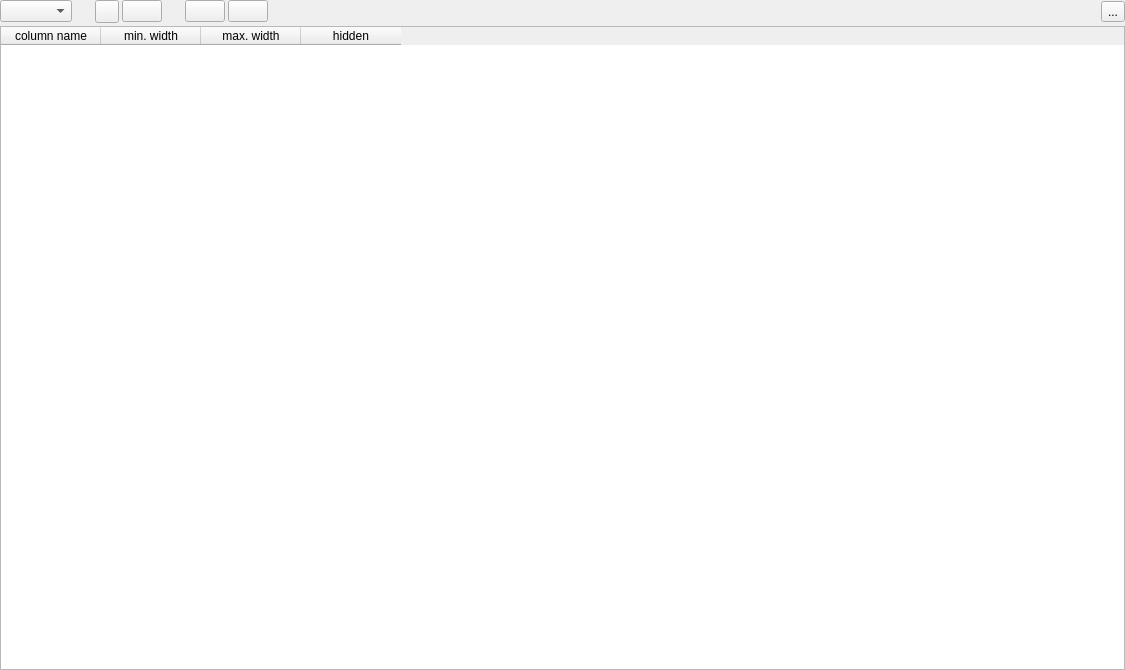
<?xml version="1.0" encoding="UTF-8"?>
<ui version="4.0">
 <class>ColumnConfigWidget</class>
 <widget class="QWidget" name="ColumnConfigWidget">
  <property name="geometry">
   <rect>
    <x>0</x>
    <y>0</y>
    <width>1125</width>
    <height>670</height>
   </rect>
  </property>
  <property name="windowTitle">
   <string>Form</string>
  </property>
  <layout class="QVBoxLayout" name="verticalLayout">
   <property name="spacing">
    <number>3</number>
   </property>
   <property name="leftMargin">
    <number>0</number>
   </property>
   <property name="topMargin">
    <number>0</number>
   </property>
   <property name="rightMargin">
    <number>0</number>
   </property>
   <property name="bottomMargin">
    <number>0</number>
   </property>
   <item>
    <layout class="QHBoxLayout" name="horizontalLayout">
     <property name="spacing">
      <number>3</number>
     </property>
     <item>
      <widget class="QComboBox" name="type"/>
     </item>
     <item>
      <spacer name="horizontalSpacer_3">
       <property name="orientation">
        <enum>Qt::Horizontal</enum>
       </property>
       <property name="sizeType">
        <enum>QSizePolicy::Fixed</enum>
       </property>
       <property name="sizeHint" stdset="0">
        <size>
         <width>20</width>
         <height>10</height>
        </size>
       </property>
      </spacer>
     </item>
     <item>
      <widget class="QToolButton" name="import_btn">
       <property name="toolTip">
        <string>Add column names for current sample</string>
       </property>
       <property name="text">
        <string/>
       </property>
       <property name="icon">
        <iconset resource="GSvar.qrc">
         <normaloff>:/Icons/Add.png</normaloff>:/Icons/Add.png</iconset>
       </property>
      </widget>
     </item>
     <item>
      <widget class="QPushButton" name="clear_btn">
       <property name="toolTip">
        <string>Clear column settings</string>
       </property>
       <property name="text">
        <string/>
       </property>
       <property name="icon">
        <iconset resource="GSvar.qrc">
         <normaloff>:/Icons/Remove.png</normaloff>:/Icons/Remove.png</iconset>
       </property>
      </widget>
     </item>
     <item>
      <spacer name="horizontalSpacer_2">
       <property name="orientation">
        <enum>Qt::Horizontal</enum>
       </property>
       <property name="sizeType">
        <enum>QSizePolicy::Fixed</enum>
       </property>
       <property name="sizeHint" stdset="0">
        <size>
         <width>20</width>
         <height>10</height>
        </size>
       </property>
      </spacer>
     </item>
     <item>
      <widget class="QPushButton" name="up_btn">
       <property name="focusPolicy">
        <enum>Qt::NoFocus</enum>
       </property>
       <property name="text">
        <string/>
       </property>
       <property name="icon">
        <iconset resource="GSvar.qrc">
         <normaloff>:/Icons/Arrow_up.png</normaloff>:/Icons/Arrow_up.png</iconset>
       </property>
       <property name="shortcut">
        <string>Alt+Up</string>
       </property>
      </widget>
     </item>
     <item>
      <widget class="QPushButton" name="down_btn">
       <property name="focusPolicy">
        <enum>Qt::NoFocus</enum>
       </property>
       <property name="text">
        <string/>
       </property>
       <property name="icon">
        <iconset resource="GSvar.qrc">
         <normaloff>:/Icons/Arrow_down.png</normaloff>:/Icons/Arrow_down.png</iconset>
       </property>
       <property name="shortcut">
        <string>Alt+Down</string>
       </property>
      </widget>
     </item>
     <item>
      <spacer name="horizontalSpacer">
       <property name="orientation">
        <enum>Qt::Horizontal</enum>
       </property>
       <property name="sizeHint" stdset="0">
        <size>
         <width>40</width>
         <height>20</height>
        </size>
       </property>
      </spacer>
     </item>
     <item>
      <widget class="QToolButton" name="load_store_btn">
       <property name="text">
        <string>...</string>
       </property>
       <property name="icon">
        <iconset resource="GSvar.qrc">
         <normaloff>:/Icons/settings.png</normaloff>:/Icons/settings.png</iconset>
       </property>
       <property name="popupMode">
        <enum>QToolButton::InstantPopup</enum>
       </property>
      </widget>
     </item>
    </layout>
   </item>
   <item>
    <widget class="QTableWidget" name="table">
     <property name="dragDropMode">
      <enum>QAbstractItemView::InternalMove</enum>
     </property>
     <property name="selectionMode">
      <enum>QAbstractItemView::SingleSelection</enum>
     </property>
     <property name="selectionBehavior">
      <enum>QAbstractItemView::SelectRows</enum>
     </property>
     <attribute name="verticalHeaderVisible">
      <bool>false</bool>
     </attribute>
     <column>
      <property name="text">
       <string>column name</string>
      </property>
     </column>
     <column>
      <property name="text">
       <string>min. width</string>
      </property>
     </column>
     <column>
      <property name="text">
       <string>max. width</string>
      </property>
     </column>
     <column>
      <property name="text">
       <string>hidden</string>
      </property>
     </column>
    </widget>
   </item>
  </layout>
 </widget>
 <resources>
  <include location="GSvar.qrc"/>
 </resources>
 <connections/>
</ui>
